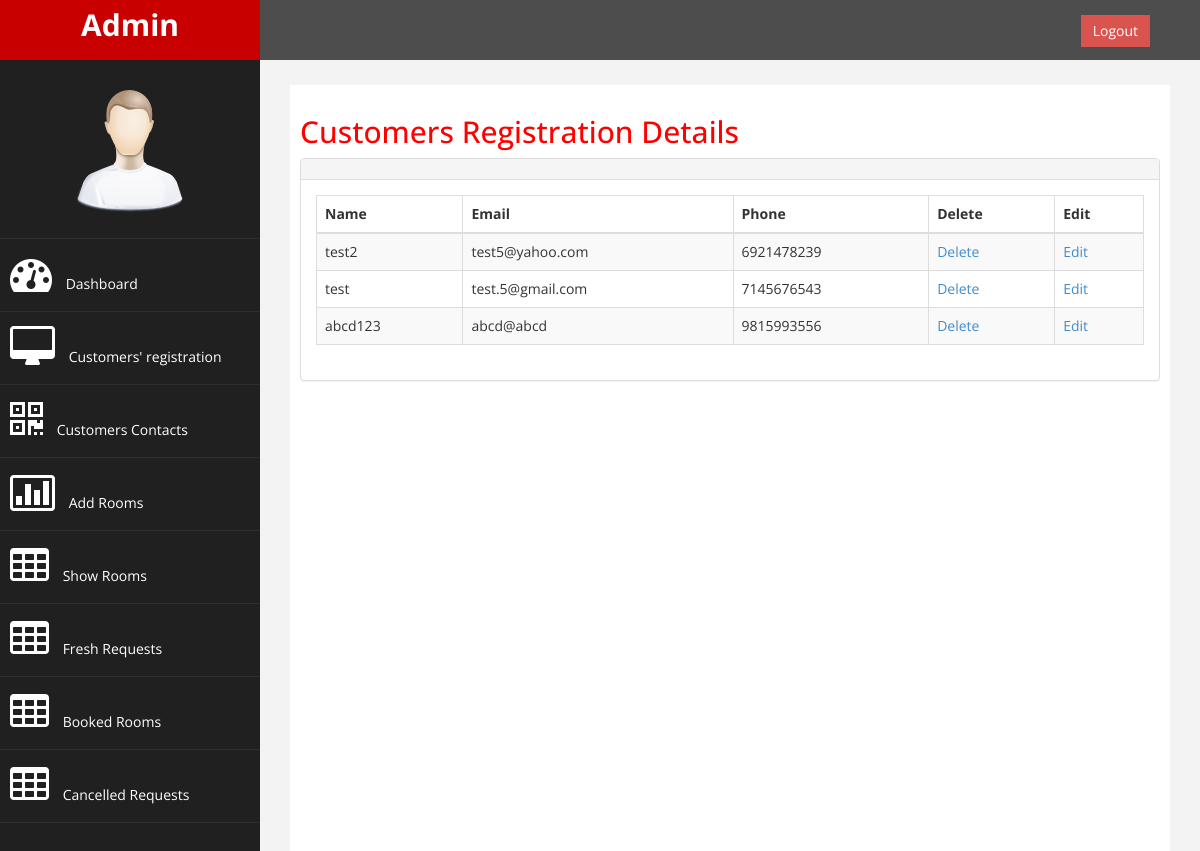
The page /show_details.php (signed in) on the database its author committed.
### tables this page shows
CREATE TABLE IF NOT EXISTS `registration` (
  `name` varchar(20) DEFAULT NULL,
  `email` varchar(30) DEFAULT NULL,
  `phone` varchar(10) NOT NULL,
  `username` varchar(20) DEFAULT NULL,
  `password` varchar(20) DEFAULT NULL,
  PRIMARY KEY (`phone`)
);

### dbconn.php (called while the page is built, shortened)
<?php
$con=mysqli_connect("localhost","root","root","project");
function showTable($query)
{
    global $con;
    $result=mysqli_query($con,$query);
    return $result;
}
?>

### show_details.php (the view, shortened to what this page needs)
<?php
include "header.php";
?>
<body>
<div id="wrapper">
    <?php
    include "side.php";
    ?>
    <div id="page-wrapper" >
    <div id="page-inner">
        <div class="row">
            <div class="col-md-12">
                <h2>Customers Registration Details</h2>
            </div>
            </div>
    <?php
    include "dbconn.php";
    $y=showTable("select * from registration");
    if(mysqli_num_rows($y)==0)
    {
        echo "No registrations yet!!";
    }
    else
    {
        ?>
        <div class="row">
                <div class="col-md-12">
                    <div class="panel panel-default">
                        <div class="panel-heading"></div>
                        <div class="panel-body">
                            <div class="table-responsive">
                                <table class="table table-striped table-bordered table-hover" id="dataTables-example">
                                    <thead>
                                        <tr>
                                            <th>Name</th>
                                            <th>Email</th>
                                            <th>Phone</th>
                                            <th>Delete</th>
                                            <th>Edit</th>
                                        </tr>
                                    </thead>
        <tbody>
        <?php
    }
    while($row=mysqli_fetch_array($y))
    {
        $user=$row['username'];
        echo"<tr>";
        echo "<td>".$row['name']."</td>";
        echo "<td>".$row['email']."</td>";
        echo "<td>".$row['phone']."</td>";
        echo "<td><a href='delete_customer.php?username=$user'>Delete</a></td>";
        echo "<td><a href='edit_customer.php?username=$user'>Edit</a></td>";
        echo"</tr>";
    }
    echo"</table>";
	?>
    </div>
</div>
</div>
</div>
</div>
</body>
</html>

### assets/css/custom.css (style rules this page uses)
body { font-family: 'Open Sans', sans-serif; }
#wrapper { width: 100%; background:#202020; }
#page-wrapper { padding: 15px 15px; min-height: 600px; background:#F3F3F3; }
#page-inner { width:100%; margin:10px 20px 10px 0px; background-color:#fff!important; padding:10px; min-height:1200px; }
h2 { color: #f00; }
@media (min-width:768px) { #page-wrapper { margin: 0 0 0 260px; padding: 15px 30px; min-height: 1200px; } }

### rows shown on the page
registration: name "test2", email "test5@yahoo.com", phone "6921478239"
registration: name "test", email "test.5@gmail.com", phone "7145676543"
registration: name "abcd123", email "abcd@abcd", phone "9815993556"
